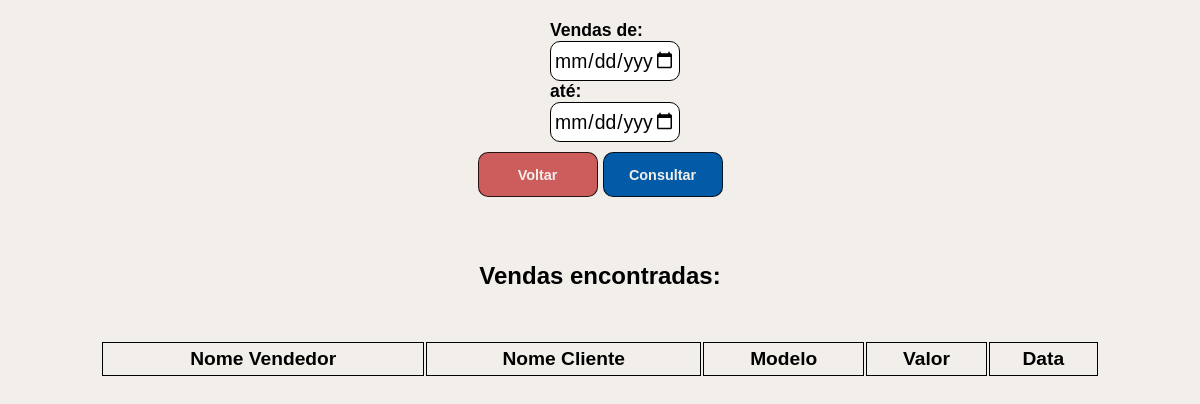
The page /php/busca-sem-filtro/consultas_vendas.php on the database as committed earlier.
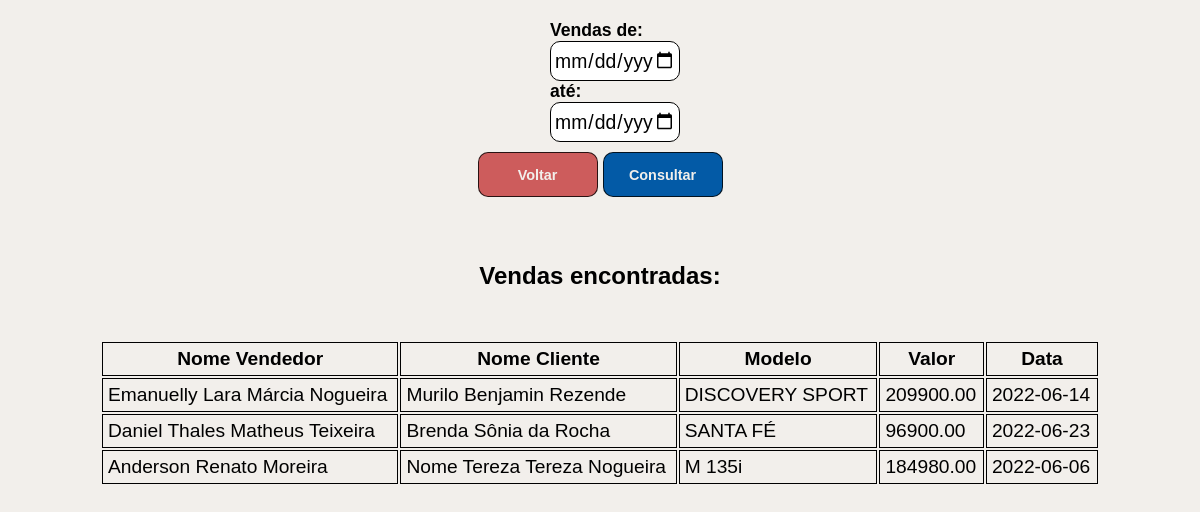
The same page on the database as committed later.
### tables this page shows
CREATE TABLE `vendas` (
  `id_vendas` smallint(6) NOT NULL,
  `id_vendedor` smallint(6) DEFAULT NULL,
  `id_cliente` smallint(6) DEFAULT NULL,
  `id_veiculo` smallint(6) DEFAULT NULL,
  `data_compra` date DEFAULT NULL
);

CREATE TABLE `vendedores` (
  `id_vendedor` smallint(6) NOT NULL,
  `nome_vendedor` varchar(30) NOT NULL,
  `endereco_vendedor` varchar(80) NOT NULL,
  `tel_vendedor` int(11) NOT NULL,
  `rg_vendedor` varchar(9) NOT NULL,
  `cpf_vendedor` varchar(11) NOT NULL,
  `nasc_vendedor` date DEFAULT NULL
);

CREATE TABLE `clientes` (
  `id_cliente` smallint(6) NOT NULL,
  `nome_cliente` varchar(30) NOT NULL,
  `endereco_cliente` varchar(80) NOT NULL,
  `telefone_cliente` int(11) NOT NULL,
  `rg_cliente` varchar(9) NOT NULL,
  `cpf_cliente` int(11) NOT NULL,
  `nasc_cliente` date DEFAULT NULL
);

CREATE TABLE `veiculos` (
  `id_veiculo` smallint(6) NOT NULL,
  `fabricante` varchar(30) NOT NULL,
  `modelo` varchar(30) NOT NULL,
  `ano_fab_veiculo` year(4) DEFAULT NULL,
  `ano_mod_veiculo` year(4) DEFAULT NULL,
  `cor_veiculo` varchar(25) NOT NULL,
  `placa_veiculo` varchar(7) NOT NULL,
  `cidade_veiculo` varchar(30) NOT NULL,
  `renavam_veiculo` varchar(11) NOT NULL,
  `valor_veiculo` decimal(8,2) NOT NULL,
  `opcionais_veiculo` varchar(30) NOT NULL
);

### php/busca-sem-filtro/consultas_vendas.php (the view, shortened to what this page needs)
<?php
  require('../db/conexao.php');
  $query = "SELECT vendedores.nome_vendedor, clientes.nome_cliente, veiculos.modelo, veiculos.valor_veiculo, vendas.data_compra
  from vendas
  INNER JOIN vendedores
  ON vendas.id_vendedor = vendedores.id_vendedor
  INNER JOIN clientes
  ON vendas.id_cliente = clientes.id_cliente
  INNER JOIN veiculos
  ON vendas.id_veiculo = veiculos.id_veiculo";
?>
<!DOCTYPE html>
<html lang="pt-BR">
<head>
  <link rel="stylesheet" href="../../style/global_consulta.css">
</head>
<body>
  <form action="../busca-filtrada/busca_vendas.php" method="post">
    <label class="margin-top-consultas" for="">Vendas de:
      <input id="inputDate" type="date" name="anoInicio">
    </label>
    <label for="">até:
        <input id="inputDate" type="date" name="anoFinal">
    </label>
    <div class="btn">
      <a href="../../formularios/vendas.php">
        <button id="btnVoltar" type="button">Voltar</button>
      </a>
      <button id="btnConsultar" type="submit">Consultar</button>
    </div>
  </form>
  <h2>Vendas encontradas:</h2>
  <table>
    <thead>
        <tr>
            <th>Nome Vendedor</th>
            <th>Nome Cliente</th>
            <th>Modelo</th>
            <th>Valor</th>
            <th>Data</th>
        </tr>
    </thead>
    <?php $result = mysqli_query($conex, $query);
      while($dados = mysqli_fetch_array($result)): ?>
    <tr>
        <td><?=$dados['nome_vendedor'];?></td>
        <td><?=$dados['nome_cliente'];?></td>
        <td><?=$dados['modelo'];?></td>
        <td><?=$dados['valor_veiculo'];?></td>
        <td><?=$dados['data_compra'];?></td>
    </tr>
    <?php endwhile;?>
  </table>
</body>
</html>

### style/global_consulta.css (style rules this page uses)
* { padding: 0; margin: 0; box-sizing: border-box; font-family: 'Lucida Sans', 'Lucida Sans Regular', 'Lucida Grande', 'Lucida Sans Unicode', Geneva, Verdana, sans-serif; }
body { background-color: #F2EFEB; }
form { display: flex; justify-content: center; }
div { display: flex; width: 100%; justify-content: end; }
caption, button { font-size: 2em; margin-bottom: 50px; }
table { margin: auto; font-size: 1.2em; width: 1000px; }
th, td { padding: 5px; border: solid 1px black; }
form { display:flex; justify-content:center; flex-direction: column; }
input { margin: auto; width: 100px; }
label { font-weight: 600; font-size: 1.1em; margin: auto; width: 100px; }
#btnConsultar, #btnVoltar { width: 120px; min-height: 45px; margin-top: 10px; background-color: #035AA6; border: solid 1px #000c; color: #F2EFEB; border-radius: 10px; font-size: 0.9em; font-weight: 600; padding: 5px; transition: .5s; }
#btnVoltar { margin-right: 5px; background-color: #CD5C5C; }
#inputDate, .inputs { height: 40px; border-radius: 10px; font-size: 1.1em; padding: 3px; border: solid 1px #000; width: 130px; }
.btn { display: flex; justify-content: center; height: 50px; margin-bottom: 20px; }
h2 { margin-top: 50px; text-align: center; margin-bottom: 50px; }
.margin-top-consultas { margin-top: 20px; }

Rows that differ between the two databases and show on the page:
added vendas: id_vendedor.nome_vendedor "Emanuelly Lara Márcia Nogueira", id_cliente.nome_cliente "Murilo Benjamin Rezende", id_veiculo.modelo "DISCOVERY SPORT", id_veiculo.valor_veiculo "209900.00", data_compra "2022-06-14"
added vendas: id_vendedor.nome_vendedor "Daniel Thales Matheus Teixeira", id_cliente.nome_cliente "Brenda Sônia da Rocha", id_veiculo.modelo "SANTA FÉ", id_veiculo.valor_veiculo "96900.00", data_compra "2022-06-23"
added vendas: id_vendedor.nome_vendedor "Anderson Renato Moreira", id_cliente.nome_cliente "Nome Tereza Tereza Nogueira", id_veiculo.modelo "M 135i", id_veiculo.valor_veiculo "184980.00", data_compra "2022-06-06"
